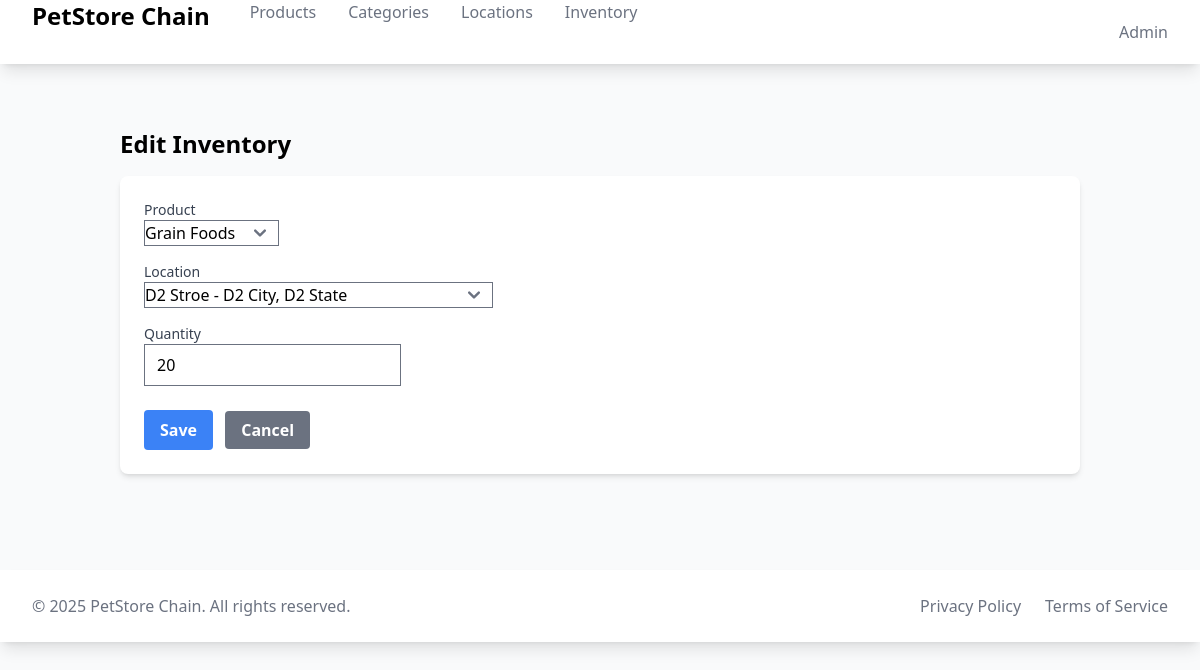
Screenshot of /inventory/inventory/3/update/ with the database file from the repository.
### inventory/models.py (models this page shows, shortened)
class Inventory(models.Model):
    product = models.ForeignKey(Product, on_delete=models.CASCADE)
    location = models.ForeignKey(Location, on_delete=models.CASCADE)
    quantity = models.PositiveIntegerField()
    class Meta:
        unique_together = ('product', 'location')

### inventory/views.py (the view)
# urls.py: path('inventory/<int:pk>/update/', views.InventoryUpdateView.as_view(), name='inventory-update'),
class InventoryUpdateView(UpdateView):
    model = Inventory
    template_name = 'inventory/inventory_form.html'
    fields = ['product', 'location', 'quantity']
    success_url = reverse_lazy('inventory:inventory-list')

### locations/models.py (called while the page is built)
    def __str__(self):
        return f"{self.name} - {self.city}, {self.state}"

### products/models.py (called while the page is built)
    def __str__(self):
        return self.name

### inventory/templates/inventory/inventory_form.html (shortened to what this page needs)
{% extends "base.html" %}
{% block content %}
<div class="container mx-auto px-4 py-8">
    <h1 class="text-2xl font-bold mb-4">
        {% if object %}Edit{% else %}Add{% endif %} Inventory
    </h1>
    <form method="post">
        <div class="bg-white shadow-md rounded-lg p-6">
            <div class="space-y-4">
                <div>
                    <label class="block text-sm font-medium text-gray-700">Product</label>
                    {{ form.product }}
                </div>
                <div>
                    <label class="block text-sm font-medium text-gray-700">Location</label>
                    {{ form.location }}
                </div>
                <div>
                    <label class="block text-sm font-medium text-gray-700">Quantity</label>
                    {{ form.quantity }}
                </div>
            </div>
            <div class="mt-6">
                <button type="submit" class="bg-blue-500 hover:bg-blue-700 text-white font-bold py-2 px-4 rounded">
                    Save
                </button>
                <a href="{% url 'inventory:inventory-list' %}" class="ml-2 bg-gray-500 hover:bg-gray-700 text-white font-bold py-2 px-4 rounded">
                    Cancel
                </a>
            </div>
        </div>
    </form>
</div>
{% endblock %}

### rows the page displays
Inventory: product "Grain Foods", location "D2 Stroe - D2 City, D2 State", quantity "20"
